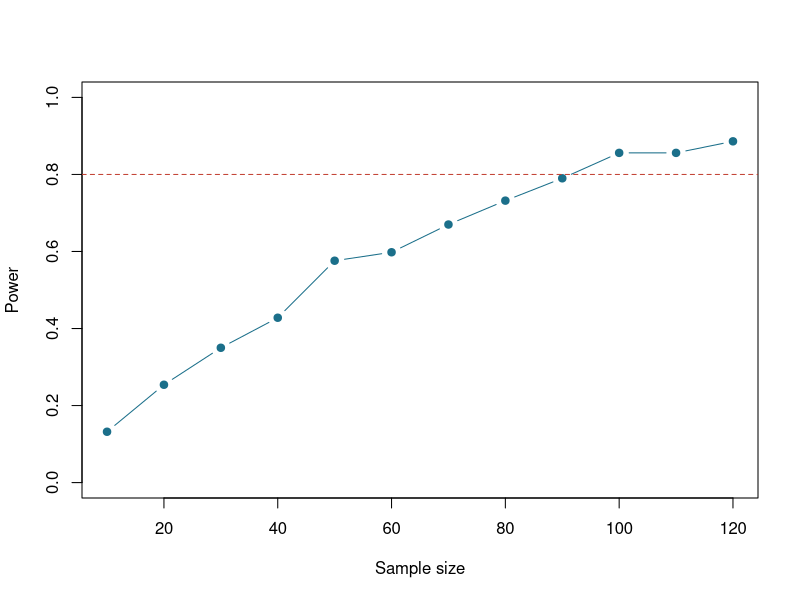

Source code (R):
## ---- chunk 1
#| fig-height: 3.2
set.seed(8)
power_for_n <- function(n, b1 = 0.3, nsim = 500) {
  mean(replicate(nsim, {
    x <- rnorm(n); y <- b1 * x + rnorm(n)
    summary(lm(y ~ x))$coefficients[2, 4] < .05
  }))
}
ns  <- seq(10, 120, by = 10)
pow <- sapply(ns, power_for_n)

plot(ns, pow, type = "b", pch = 19, col = "#1b6f8a", ylim = c(0, 1),
     xlab = "Sample size", ylab = "Power")
abline(h = .8, lty = 2, col = "#c0392b")
